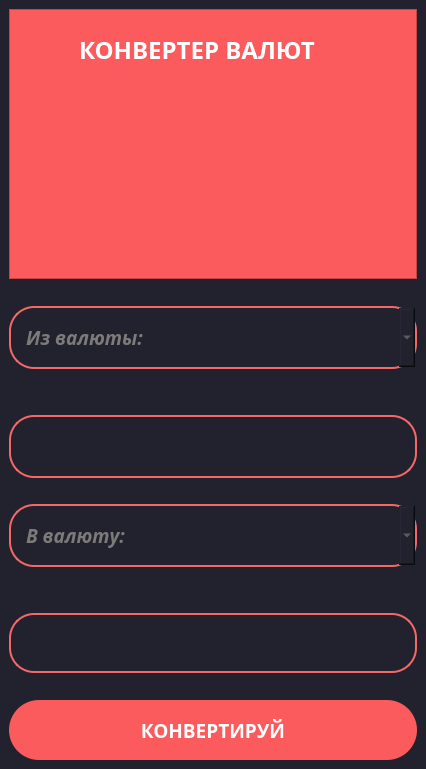
<?xml version="1.0" encoding="UTF-8"?>
<ui version="4.0">
 <class>MainWindow</class>
 <widget class="QMainWindow" name="MainWindow">
  <property name="geometry">
   <rect>
    <x>0</x>
    <y>0</y>
    <width>426</width>
    <height>769</height>
   </rect>
  </property>
  <property name="sizeIncrement">
   <size>
    <width>0</width>
    <height>0</height>
   </size>
  </property>
  <property name="cursor">
   <cursorShape>ArrowCursor</cursorShape>
  </property>
  <property name="windowTitle">
   <string>MainWindow</string>
  </property>
  <property name="styleSheet">
   <string notr="true">background-color: #22222e;</string>
  </property>
  <widget class="QWidget" name="centralwidget">
   <layout class="QVBoxLayout" name="verticalLayout_3">
    <item>
     <layout class="QHBoxLayout" name="horizontalLayout">
      <item>
       <widget class="QFrame" name="frame">
        <property name="minimumSize">
         <size>
          <width>0</width>
          <height>270</height>
         </size>
        </property>
        <property name="maximumSize">
         <size>
          <width>16777215</width>
          <height>270</height>
         </size>
        </property>
        <property name="styleSheet">
         <string notr="true">background-color: #fb5b5d;</string>
        </property>
        <property name="frameShape">
         <enum>QFrame::StyledPanel</enum>
        </property>
        <property name="frameShadow">
         <enum>QFrame::Raised</enum>
        </property>
        <widget class="QLabel" name="Heading">
         <property name="geometry">
          <rect>
           <x>70</x>
           <y>10</y>
           <width>281</width>
           <height>61</height>
          </rect>
         </property>
         <property name="font">
          <font>
           <family>Montserrat SemiBold</family>
           <pointsize>18</pointsize>
           <weight>75</weight>
           <italic>false</italic>
           <bold>true</bold>
          </font>
         </property>
         <property name="styleSheet">
          <string notr="true">color: white;</string>
         </property>
         <property name="text">
          <string>КОНВЕРТЕР ВАЛЮТ</string>
         </property>
        </widget>
        <widget class="QLabel" name="pic">
         <property name="geometry">
          <rect>
           <x>100</x>
           <y>70</y>
           <width>191</width>
           <height>171</height>
          </rect>
         </property>
         <property name="sizeIncrement">
          <size>
           <width>0</width>
           <height>12</height>
          </size>
         </property>
         <property name="text">
          <string/>
         </property>
         <property name="pixmap">
          <pixmap>../../../PycharmProjects/pythonProject2/проект доработка/Icons/exchanging.png</pixmap>
         </property>
        </widget>
       </widget>
      </item>
     </layout>
    </item>
    <item>
     <spacer name="verticalSpacer_4">
      <property name="orientation">
       <enum>Qt::Vertical</enum>
      </property>
      <property name="sizeHint" stdset="0">
       <size>
        <width>20</width>
        <height>9</height>
       </size>
      </property>
     </spacer>
    </item>
    <item>
     <layout class="QVBoxLayout" name="verticalLayout">
      <property name="bottomMargin">
       <number>0</number>
      </property>
      <item>
       <widget class="QComboBox" name="from_currency">
        <property name="font">
         <font>
          <family>Montserrat</family>
          <pointsize>14</pointsize>
          <weight>75</weight>
          <italic>true</italic>
          <bold>true</bold>
         </font>
        </property>
        <property name="cursor">
         <cursorShape>PointingHandCursor</cursorShape>
        </property>
        <property name="styleSheet">
         <string notr="true">background-color: #22222e;
color: #7d7b7a;
border: 2px solid #f66867;
border-radius: 25px;
padding:15px</string>
        </property>
        <item>
         <property name="text">
          <string>Из валюты:</string>
         </property>
        </item>
        <item>
         <property name="text">
          <string>USD - Доллар США</string>
         </property>
        </item>
        <item>
         <property name="text">
          <string>RUB - Российский рубль</string>
         </property>
        </item>
        <item>
         <property name="text">
          <string>FRF - Францурский франк</string>
         </property>
        </item>
        <item>
         <property name="text">
          <string>BEF - Бельгийский франк</string>
         </property>
        </item>
        <item>
         <property name="text">
          <string>AUD - Австралийский доллар</string>
         </property>
        </item>
        <item>
         <property name="text">
          <string>CAD - Канадский доллар</string>
         </property>
        </item>
        <item>
         <property name="text">
          <string>SGD - Сингапурский доллар</string>
         </property>
        </item>
        <item>
         <property name="text">
          <string>ATS - Австрийский шиллинг</string>
         </property>
        </item>
        <item>
         <property name="text">
          <string>EUR - Евро</string>
         </property>
        </item>
        <item>
         <property name="text">
          <string>NOK - Норвежская крона</string>
         </property>
        </item>
        <item>
         <property name="text">
          <string>DKK - Датская крона</string>
         </property>
        </item>
        <item>
         <property name="text">
          <string>FIM - Финская крона </string>
         </property>
        </item>
        <item>
         <property name="text">
          <string>SEK - Шведская крона</string>
         </property>
        </item>
        <item>
         <property name="text">
          <string>DEM - Немецкая марка</string>
         </property>
        </item>
        <item>
         <property name="text">
          <string>PTE - Португальское эскудо</string>
         </property>
        </item>
        <item>
         <property name="text">
          <string>JPY - Японская валюта</string>
         </property>
        </item>
        <item>
         <property name="text">
          <string>GBP - Английский фунт</string>
         </property>
        </item>
        <item>
         <property name="text">
          <string>CHF - Швейцарский франк</string>
         </property>
        </item>
       </widget>
      </item>
      <item>
       <spacer name="verticalSpacer">
        <property name="orientation">
         <enum>Qt::Vertical</enum>
        </property>
        <property name="sizeHint" stdset="0">
         <size>
          <width>20</width>
          <height>40</height>
         </size>
        </property>
       </spacer>
      </item>
      <item>
       <widget class="QLineEdit" name="isval_">
        <property name="font">
         <font>
          <family>Montserrat</family>
          <pointsize>14</pointsize>
          <weight>75</weight>
          <italic>true</italic>
          <bold>true</bold>
         </font>
        </property>
        <property name="styleSheet">
         <string notr="true">background-color: #22222e;
color: #7d7b7a;
border: 2px solid #f66867;
border-radius: 25px;
padding:15px</string>
        </property>
        <property name="text">
         <string/>
        </property>
       </widget>
      </item>
     </layout>
    </item>
    <item>
     <spacer name="verticalSpacer_5">
      <property name="orientation">
       <enum>Qt::Vertical</enum>
      </property>
      <property name="sizeHint" stdset="0">
       <size>
        <width>20</width>
        <height>10</height>
       </size>
      </property>
     </spacer>
    </item>
    <item>
     <layout class="QVBoxLayout" name="verticalLayout_2">
      <item>
       <widget class="QComboBox" name="to_currency">
        <property name="font">
         <font>
          <family>Montserrat</family>
          <pointsize>14</pointsize>
          <weight>75</weight>
          <italic>true</italic>
          <bold>true</bold>
         </font>
        </property>
        <property name="cursor">
         <cursorShape>PointingHandCursor</cursorShape>
        </property>
        <property name="styleSheet">
         <string notr="true">background-color: #22222e;
color: #7d7b7a;
border: 2px solid #f66867;
border-radius: 25px;
padding:15px</string>
        </property>
        <item>
         <property name="text">
          <string>В валюту:</string>
         </property>
        </item>
        <item>
         <property name="text">
          <string>USD - Доллар США</string>
         </property>
        </item>
        <item>
         <property name="text">
          <string>RUB - Российский рубль</string>
         </property>
        </item>
        <item>
         <property name="text">
          <string>FRF - Францурский франк</string>
         </property>
        </item>
        <item>
         <property name="text">
          <string>BEF - Бельгийский франк</string>
         </property>
        </item>
        <item>
         <property name="text">
          <string>AUD - Австралийский доллар</string>
         </property>
        </item>
        <item>
         <property name="text">
          <string>CAD - Канадский доллар</string>
         </property>
        </item>
        <item>
         <property name="text">
          <string>SGD - Сингапурский доллар</string>
         </property>
        </item>
        <item>
         <property name="text">
          <string>ATS - Австрийский шиллинг</string>
         </property>
        </item>
        <item>
         <property name="text">
          <string>EUR - Евро</string>
         </property>
        </item>
        <item>
         <property name="text">
          <string>NOK - Норвежская крона</string>
         </property>
        </item>
        <item>
         <property name="text">
          <string>DKK - Датская крона</string>
         </property>
        </item>
        <item>
         <property name="text">
          <string>FIM - Финская крона </string>
         </property>
        </item>
        <item>
         <property name="text">
          <string>SEK - Шведская крона</string>
         </property>
        </item>
        <item>
         <property name="text">
          <string>DEM - Немецкая марка</string>
         </property>
        </item>
        <item>
         <property name="text">
          <string>PTE - Португальское эскудо</string>
         </property>
        </item>
        <item>
         <property name="text">
          <string>JPY - Японская валюта</string>
         </property>
        </item>
        <item>
         <property name="text">
          <string>GBP - Английский фунт</string>
         </property>
        </item>
        <item>
         <property name="text">
          <string>CHF - Швейцарский франк</string>
         </property>
        </item>
       </widget>
      </item>
      <item>
       <spacer name="verticalSpacer_2">
        <property name="orientation">
         <enum>Qt::Vertical</enum>
        </property>
        <property name="sizeHint" stdset="0">
         <size>
          <width>20</width>
          <height>40</height>
         </size>
        </property>
       </spacer>
      </item>
      <item>
       <widget class="QLabel" name="at_the_val">
        <property name="font">
         <font>
          <family>Montserrat</family>
          <pointsize>14</pointsize>
          <weight>75</weight>
          <italic>true</italic>
          <bold>true</bold>
         </font>
        </property>
        <property name="styleSheet">
         <string notr="true">background-color: #22222e;
color: #7d7b7a;
border: 2px solid #f66867;
border-radius: 25px;
padding:15px</string>
        </property>
        <property name="text">
         <string/>
        </property>
       </widget>
      </item>
     </layout>
    </item>
    <item>
     <spacer name="verticalSpacer_3">
      <property name="orientation">
       <enum>Qt::Vertical</enum>
      </property>
      <property name="sizeHint" stdset="0">
       <size>
        <width>20</width>
        <height>9</height>
       </size>
      </property>
     </spacer>
    </item>
    <item>
     <widget class="QPushButton" name="convert_but">
      <property name="minimumSize">
       <size>
        <width>380</width>
        <height>60</height>
       </size>
      </property>
      <property name="font">
       <font>
        <family>Montserrat SemiBold</family>
        <pointsize>14</pointsize>
        <weight>75</weight>
        <bold>true</bold>
       </font>
      </property>
      <property name="cursor">
       <cursorShape>PointingHandCursor</cursorShape>
      </property>
      <property name="styleSheet">
       <string notr="true">QPushButton {
	color: white;
	background-color: #fb5b5d;
	border-radius: 30;
}

QPushButton:pressed {
	background-color: #fa4244
}</string>
      </property>
      <property name="text">
       <string>КОНВЕРТИРУЙ</string>
      </property>
     </widget>
    </item>
   </layout>
  </widget>
 </widget>
 <resources/>
 <connections/>
</ui>
